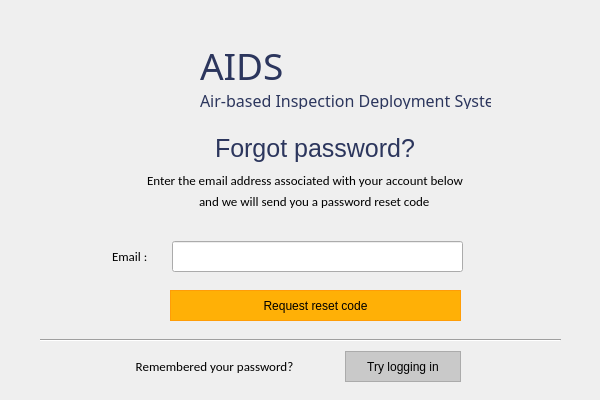
<?xml version="1.0" encoding="UTF-8"?>
<ui version="4.0">
 <class>MainWindow</class>
 <widget class="QMainWindow" name="MainWindow">
  <property name="geometry">
   <rect>
    <x>0</x>
    <y>0</y>
    <width>600</width>
    <height>400</height>
   </rect>
  </property>
  <property name="minimumSize">
   <size>
    <width>600</width>
    <height>400</height>
   </size>
  </property>
  <property name="maximumSize">
   <size>
    <width>600</width>
    <height>400</height>
   </size>
  </property>
  <property name="windowTitle">
   <string>AIDS – Forgot Password</string>
  </property>
  <property name="windowIcon">
   <iconset>
    <normaloff>../Resources/logo_svg.svg</normaloff>../Resources/logo_svg.svg</iconset>
  </property>
  <widget class="QWidget" name="centralwidget">
   <widget class="QLabel" name="lbl_forgot">
    <property name="geometry">
     <rect>
      <x>200</x>
      <y>130</y>
      <width>221</width>
      <height>41</height>
     </rect>
    </property>
    <property name="font">
     <font>
      <family>Helvetica</family>
      <pointsize>19</pointsize>
     </font>
    </property>
    <property name="styleSheet">
     <string notr="true">padding-left:9px;
padding-bottom: 4px;</string>
    </property>
    <property name="text">
     <string>&lt;html&gt;&lt;head/&gt;&lt;body&gt;&lt;p&gt;&lt;span style=&quot; color:#2c365d;&quot;&gt;Forgot password?&lt;/span&gt;&lt;/p&gt;&lt;/body&gt;&lt;/html&gt;</string>
    </property>
   </widget>
   <widget class="QLabel" name="lbl_sub1">
    <property name="geometry">
     <rect>
      <x>140</x>
      <y>170</y>
      <width>341</width>
      <height>31</height>
     </rect>
    </property>
    <property name="font">
     <font>
      <family>Calibri</family>
      <pointsize>10</pointsize>
     </font>
    </property>
    <property name="styleSheet">
     <string notr="true">padding-left:4px;
padding-bottom:10px;</string>
    </property>
    <property name="text">
     <string>Enter the email address associated with your account below</string>
    </property>
   </widget>
   <widget class="QLabel" name="lbl_sub2">
    <property name="geometry">
     <rect>
      <x>190</x>
      <y>190</y>
      <width>261</width>
      <height>18</height>
     </rect>
    </property>
    <property name="font">
     <font>
      <family>Calibri</family>
      <pointsize>10</pointsize>
     </font>
    </property>
    <property name="styleSheet">
     <string notr="true">padding-top:4px;
padding-left:6px;</string>
    </property>
    <property name="text">
     <string>and we will send you a password reset code</string>
    </property>
   </widget>
   <widget class="QPushButton" name="btn_reset">
    <property name="geometry">
     <rect>
      <x>170</x>
      <y>290</y>
      <width>291</width>
      <height>31</height>
     </rect>
    </property>
    <property name="styleSheet">
     <string notr="true">QPushButton {
background-color: rgb(255, 176, 6);
border: 1.2px solid #ff9d07;
outline: none;}

QPushButton:hover{
background-color: rgb(255, 157, 7);
outline: none;
border: none;
}

QPushButton:pressed{
background-color: rgb(254, 140, 8);
outline: none;
border: none;
}


</string>
    </property>
    <property name="text">
     <string>Request reset code</string>
    </property>
   </widget>
   <widget class="QLabel" name="lbl_error">
    <property name="geometry">
     <rect>
      <x>170</x>
      <y>220</y>
      <width>291</width>
      <height>21</height>
     </rect>
    </property>
    <property name="font">
     <font>
      <family>Calibri</family>
      <pointsize>9</pointsize>
     </font>
    </property>
    <property name="styleSheet">
     <string notr="true">padding-bottom:7 rem;</string>
    </property>
    <property name="text">
     <string/>
    </property>
    <property name="alignment">
     <set>Qt::AlignCenter</set>
    </property>
   </widget>
   <widget class="Line" name="line">
    <property name="geometry">
     <rect>
      <x>40</x>
      <y>330</y>
      <width>521</width>
      <height>16</height>
     </rect>
    </property>
    <property name="styleSheet">
     <string notr="true">margin-top:4px;</string>
    </property>
    <property name="orientation">
     <enum>Qt::Horizontal</enum>
    </property>
   </widget>
   <widget class="QLabel" name="app_logo">
    <property name="geometry">
     <rect>
      <x>70</x>
      <y>20</y>
      <width>135</width>
      <height>114</height>
     </rect>
    </property>
    <property name="text">
     <string/>
    </property>
    <property name="pixmap">
     <pixmap>../Resources/aids_logo.png</pixmap>
    </property>
    <property name="alignment">
     <set>Qt::AlignCenter</set>
    </property>
   </widget>
   <widget class="QWidget" name="layoutWidget">
    <property name="geometry">
     <rect>
      <x>200</x>
      <y>40</y>
      <width>293</width>
      <height>71</height>
     </rect>
    </property>
    <layout class="QVBoxLayout" name="verticalLayout">
     <item>
      <widget class="QLabel" name="aids_logo">
       <property name="minimumSize">
        <size>
         <width>291</width>
         <height>43</height>
        </size>
       </property>
       <property name="maximumSize">
        <size>
         <width>291</width>
         <height>43</height>
        </size>
       </property>
       <property name="font">
        <font>
         <family>Audiowide</family>
         <pointsize>28</pointsize>
         <kerning>true</kerning>
        </font>
       </property>
       <property name="text">
        <string>&lt;html&gt;&lt;head/&gt;&lt;body&gt;&lt;p&gt;&lt;span style=&quot; color:#2c365d;&quot;&gt;AIDS&lt;/span&gt;&lt;/p&gt;&lt;/body&gt;&lt;/html&gt;</string>
       </property>
      </widget>
     </item>
     <item>
      <widget class="QLabel" name="app_name">
       <property name="minimumSize">
        <size>
         <width>291</width>
         <height>20</height>
        </size>
       </property>
       <property name="maximumSize">
        <size>
         <width>291</width>
         <height>20</height>
        </size>
       </property>
       <property name="font">
        <font>
         <family>Barlow Medium</family>
         <pointsize>12</pointsize>
         <kerning>true</kerning>
        </font>
       </property>
       <property name="text">
        <string>&lt;html&gt;&lt;head/&gt;&lt;body&gt;&lt;p&gt;&lt;span style=&quot; color:#2c365d;&quot;&gt;Air-based Inspection Deployment System&lt;/span&gt;&lt;/p&gt;&lt;/body&gt;&lt;/html&gt;</string>
       </property>
      </widget>
     </item>
    </layout>
   </widget>
   <widget class="QWidget" name="">
    <property name="geometry">
     <rect>
      <x>112</x>
      <y>240</y>
      <width>351</width>
      <height>33</height>
     </rect>
    </property>
    <layout class="QHBoxLayout" name="email_layout">
     <item>
      <widget class="QLabel" name="lbl_email">
       <property name="font">
        <font>
         <family>Calibri</family>
         <pointsize>10</pointsize>
        </font>
       </property>
       <property name="styleSheet">
        <string notr="true"/>
       </property>
       <property name="text">
        <string>Email :</string>
       </property>
      </widget>
     </item>
     <item>
      <widget class="QLineEdit" name="txt_email">
       <property name="minimumSize">
        <size>
         <width>291</width>
         <height>31</height>
        </size>
       </property>
       <property name="maximumSize">
        <size>
         <width>291</width>
         <height>31</height>
        </size>
       </property>
       <property name="styleSheet">
        <string notr="true">padding-left: 4px;</string>
       </property>
      </widget>
     </item>
    </layout>
   </widget>
   <widget class="QWidget" name="">
    <property name="geometry">
     <rect>
      <x>90</x>
      <y>350</y>
      <width>371</width>
      <height>33</height>
     </rect>
    </property>
    <layout class="QHBoxLayout" name="remember_layout">
     <item>
      <widget class="QLabel" name="lbl_remember">
       <property name="font">
        <font>
         <family>Calibri</family>
         <pointsize>10</pointsize>
        </font>
       </property>
       <property name="text">
        <string>Remembered your password?</string>
       </property>
       <property name="alignment">
        <set>Qt::AlignCenter</set>
       </property>
      </widget>
     </item>
     <item>
      <widget class="QPushButton" name="btn_forgot">
       <property name="minimumSize">
        <size>
         <width>116</width>
         <height>31</height>
        </size>
       </property>
       <property name="maximumSize">
        <size>
         <width>116</width>
         <height>31</height>
        </size>
       </property>
       <property name="font">
        <font>
         <family>Helvetica</family>
        </font>
       </property>
       <property name="styleSheet">
        <string notr="true">QPushButton {
color: rgb(0, 0, 0);
background-color: rgb(201, 201, 201);
border: 1.2px solid #ABABAB;
outline: none;}

QPushButton:hover{
color: rgb(255, 255, 255);
background-color: rgb(171, 171, 171);
outline: none;
border: none;
}

QPushButton:pressed{
color: rgb(255, 255, 255);
background-color: rgb(129, 129, 129);
outline: none;
border: none;
}


</string>
       </property>
       <property name="text">
        <string>Try logging in</string>
       </property>
      </widget>
     </item>
    </layout>
   </widget>
  </widget>
 </widget>
 <tabstops>
  <tabstop>txt_email</tabstop>
  <tabstop>btn_reset</tabstop>
  <tabstop>btn_forgot</tabstop>
 </tabstops>
 <resources/>
 <connections/>
</ui>
